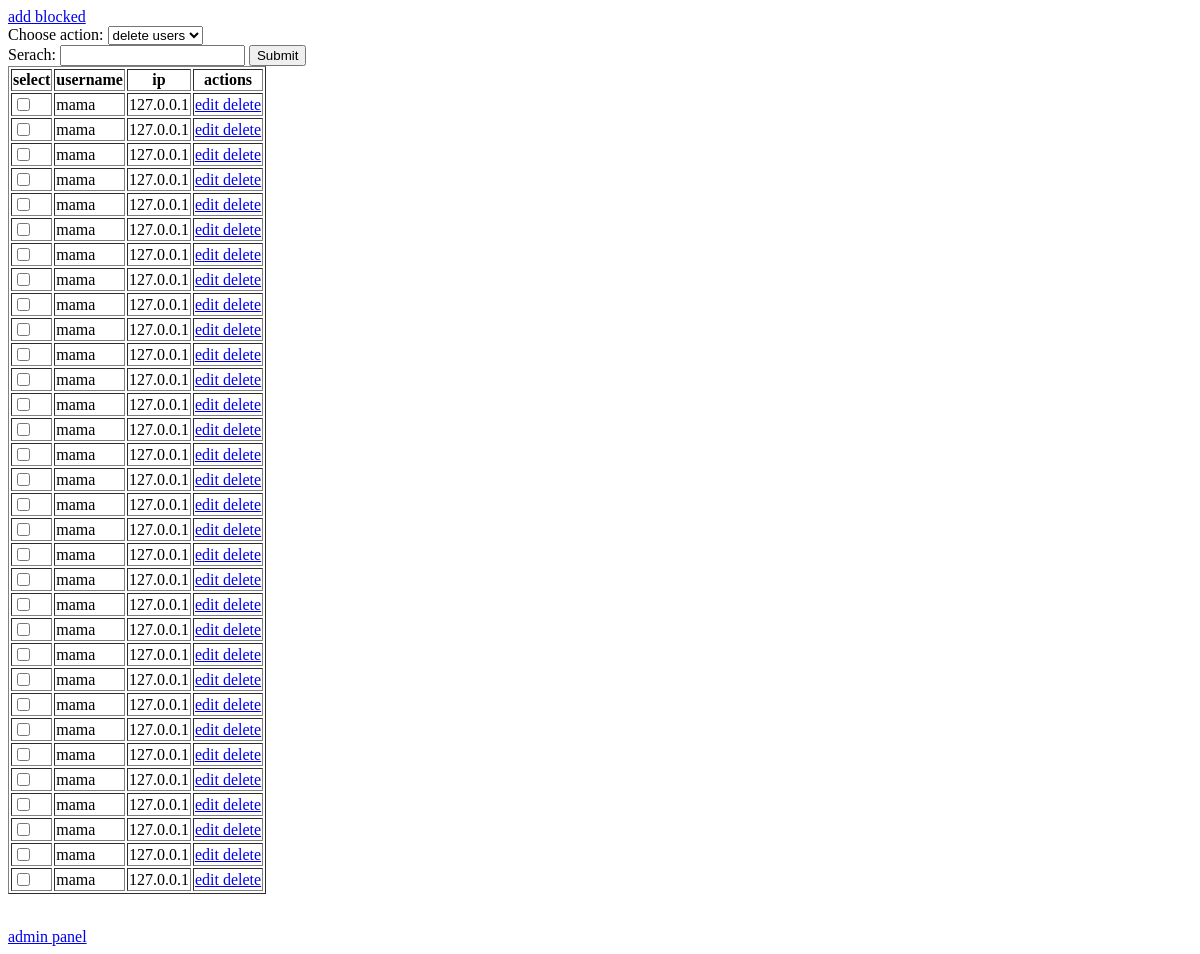
The page /admin/blocked (signed in) on the database as committed earlier.
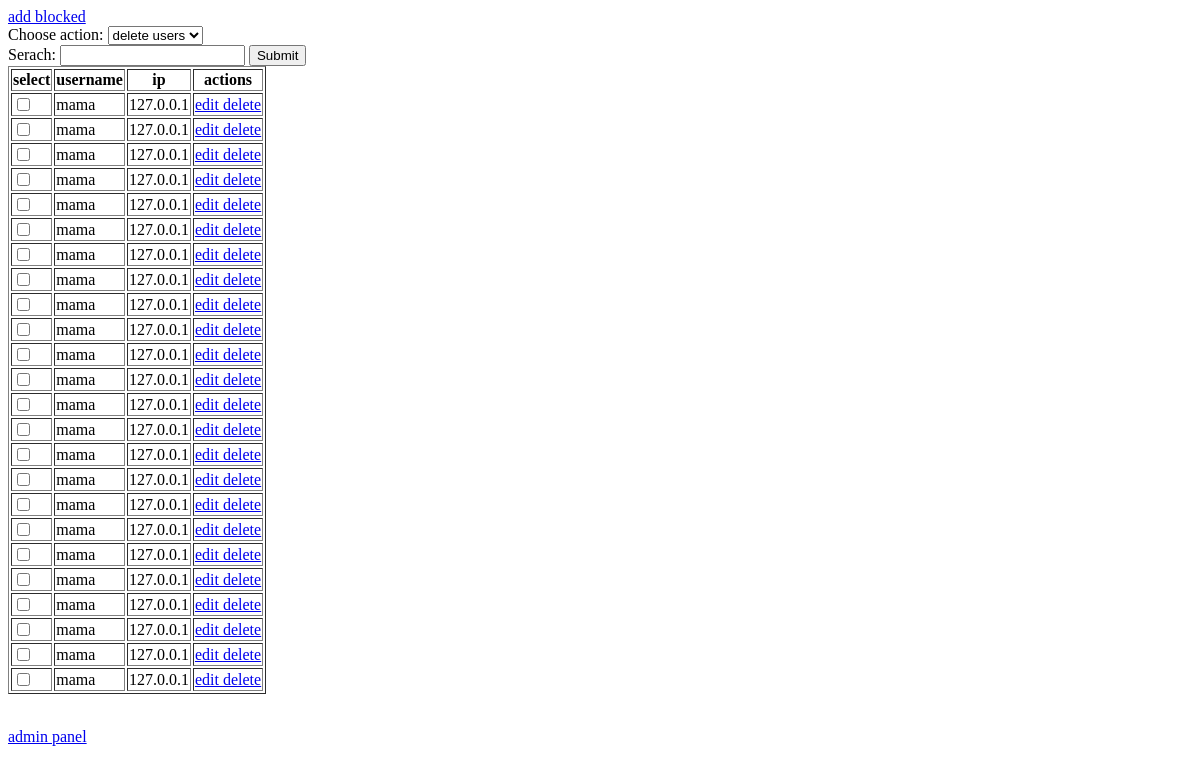
The same page on the database as committed later.
### project_files/database.py (models this page shows, shortened)
class Blocked(db.Model):
    id = db.Column(db.Integer, primary_key=True)
    username = db.Column(db.String(30), unique=False, nullable=False)
    ip = db.Column(db.String(30), unique=False, nullable=False)

### project_files/routes.py (the view, shortened to what this page needs)
@app.route('/admin/blocked', methods=['GET', 'POST'])
@login_required
def admin_blocked():
  blocked = Blocked.query.all()
  return render_template('admin_blocked.html', blocked=blocked)

### project_files/routes.py (called while the page is built)
@login_manager.user_loader
def load_user(user_id):
    return User.query.get(user_id)

### project_files/templates/admin_blocked.html (shortened to what this page needs)
<a href="{{ url_for('add_blocked') }}"> add blocked </a>
<form method="post" action="">
    <label for="action">Choose action:</label>
    <select id="action" name="action">
    <option value="delete user"> delete users</option>
    </select>
    <br>
    <label for="search">Serach:</label>
    <input type="text" id="search" name="search">
    <table border="1px">
        <th> select </th>
        <th> username</th>
        <th> ip</th>
        <th> actions</th>
        {% for block in blocked %}
        <tr>
            <td><input type="checkbox" name="id" value="{{ block.id }}"</td>
            <td>{{ block.username }}</td>
            <td>{{ block.ip }}</td>
            <td>
                <a href="{{ url_for('update_blocked', id=block.id) }}"> edit </a>
                <a href="{{ url_for('delete_blocked', id=block.id) }}"> delete </a>
            </td>
        </tr>
        {% endfor %}
        <input type="submit">
    </table>
</form>
    <a href="{{ url_for('admin') }}"> admin panel</a>

Rows that differ between the two databases and show on the page:
removed Blocked: username "mama", ip "127.0.0.1"
removed Blocked: username "mama", ip "127.0.0.1"
removed Blocked: username "mama", ip "127.0.0.1"
removed Blocked: username "mama", ip "127.0.0.1"
removed Blocked: username "mama", ip "127.0.0.1"
removed Blocked: username "mama", ip "127.0.0.1"
removed Blocked: username "mama", ip "127.0.0.1"
removed Blocked: username "mama", ip "127.0.0.1"
